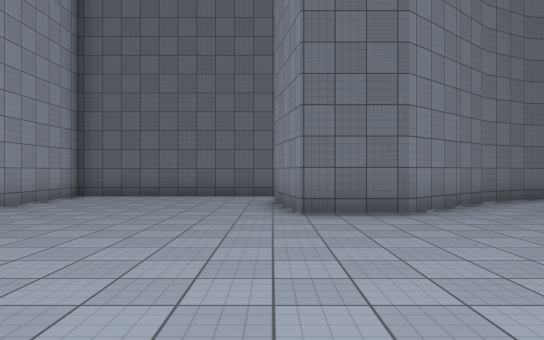
View 1 (above)

24 first-person views from a walk through a Unity game level. The camera is 1.4 m above the floor, looks level and sees 70° across. The floor is counted in squares, 2 m on a side. Each view is taken from the middle of a square. On the plan, view 1 faces up. The plan holds only what a view shows up to about 11 squares ahead; the rest is blank. The place goes on beyond the plan. The player character is not drawn. Surface patterns are stand-ins for the level's own textures.

View 2
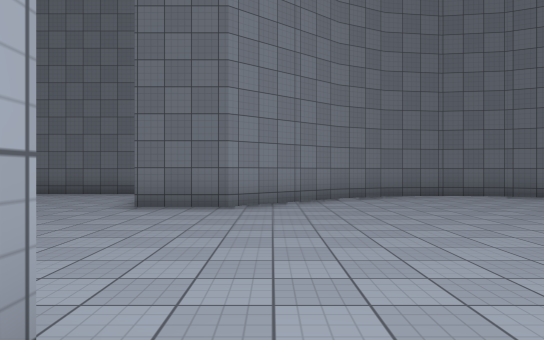

View 3
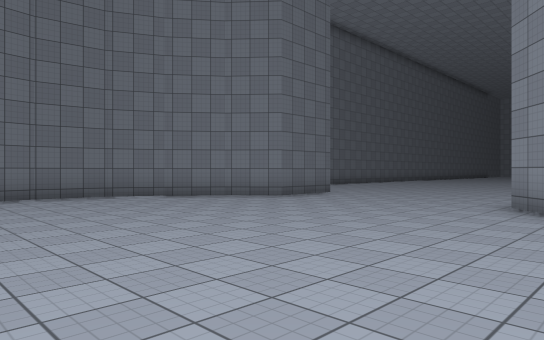

View 4
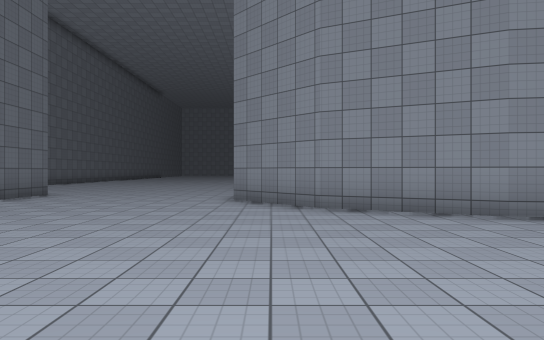

View 5
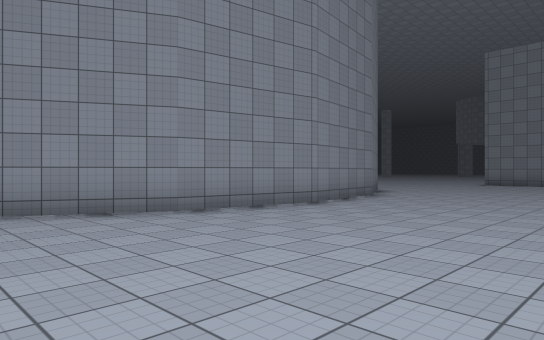

View 6
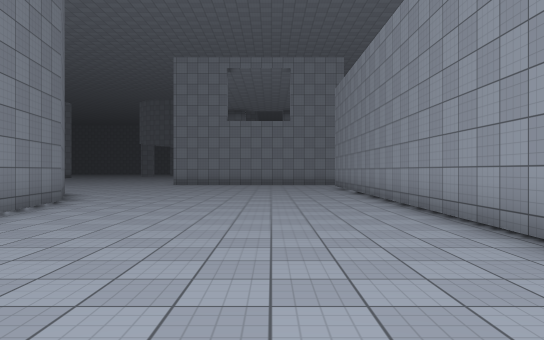

View 7
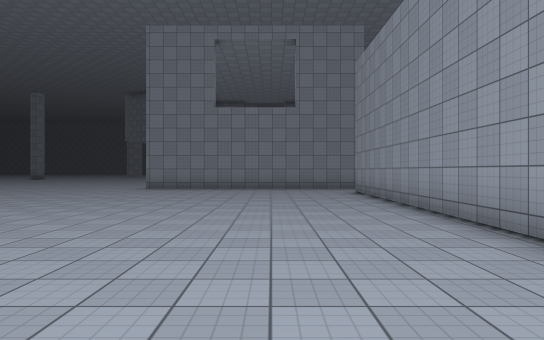

View 8
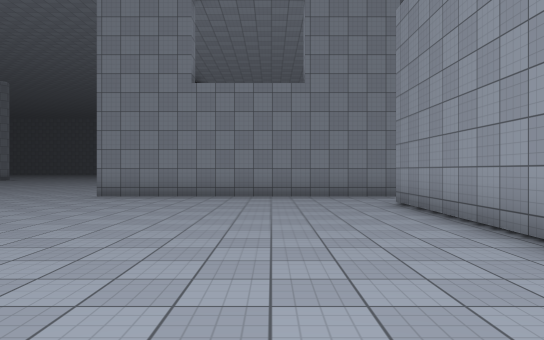

View 9
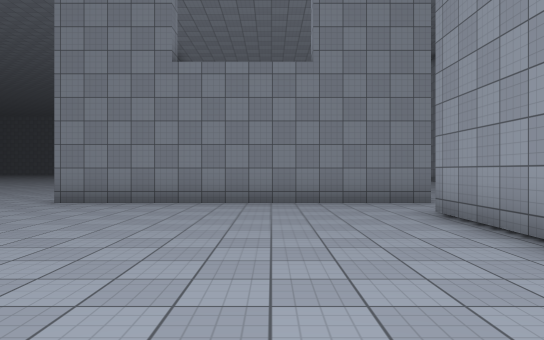

View 10
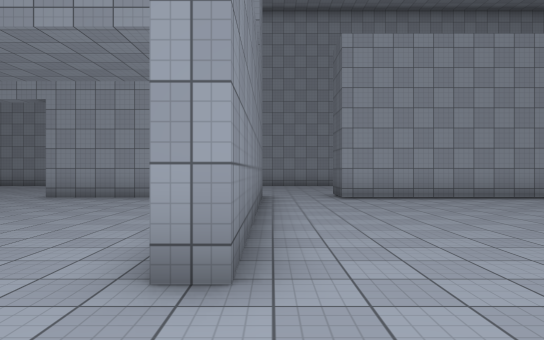

View 11
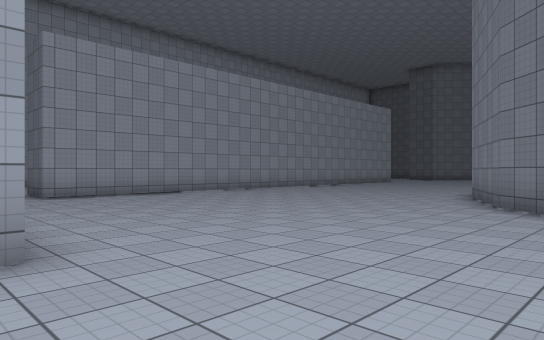

View 12
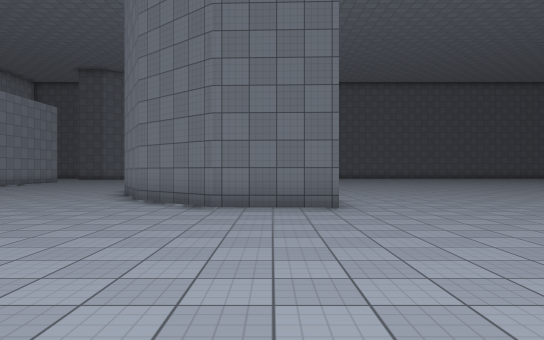

View 13
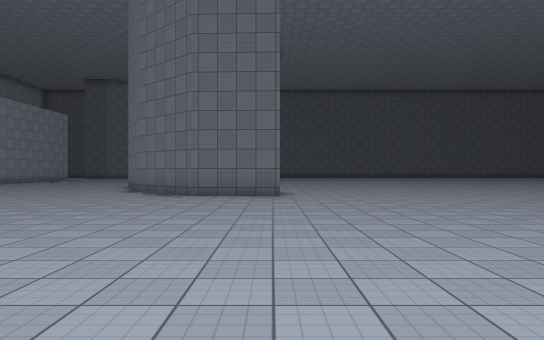

View 14
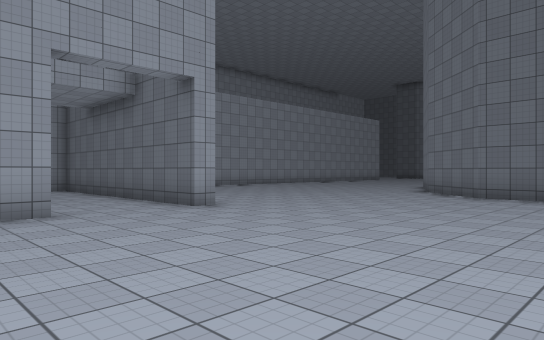

View 15
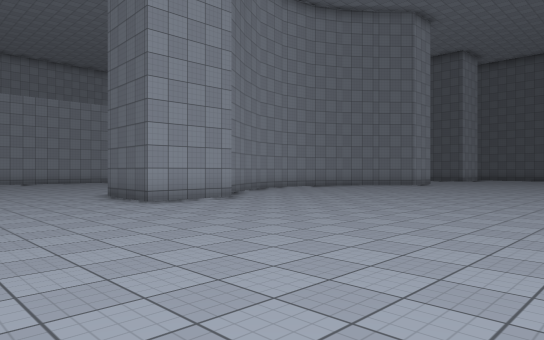

View 16
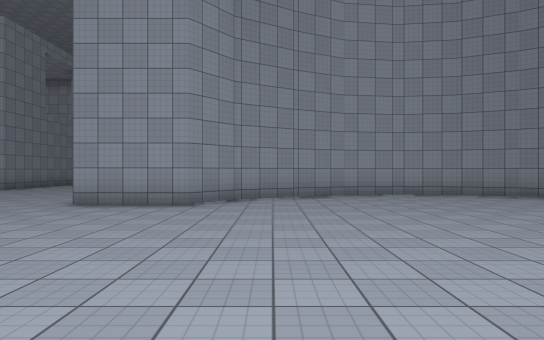

View 17
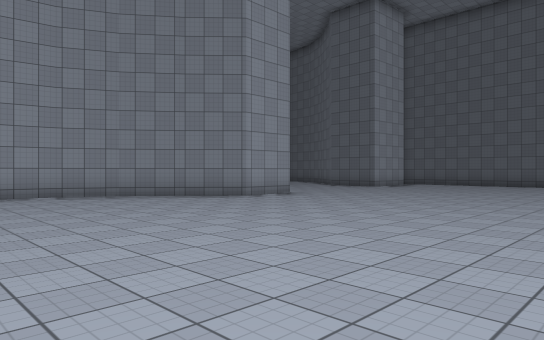

View 18
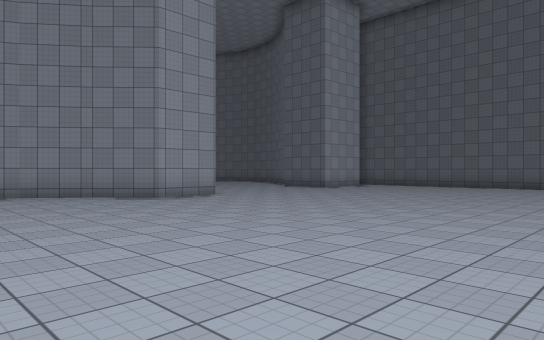

View 19
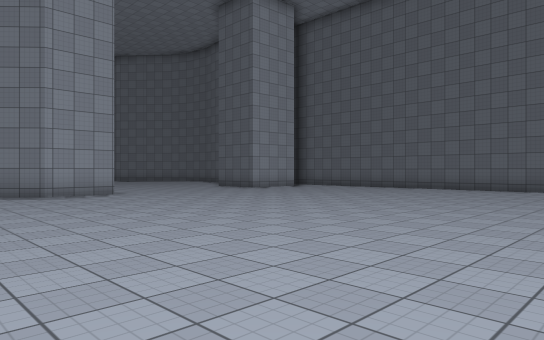

View 20
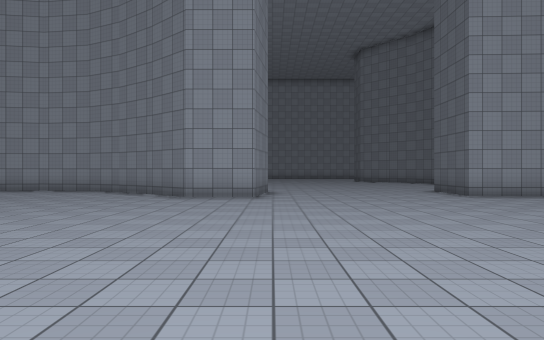

View 21
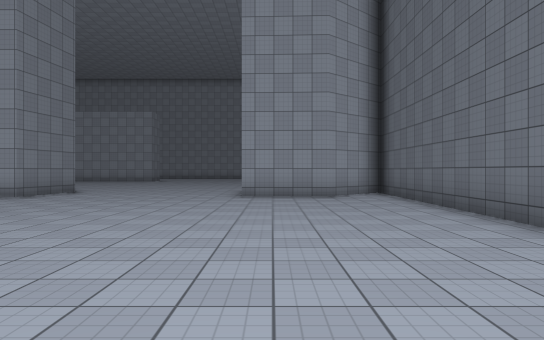

View 22
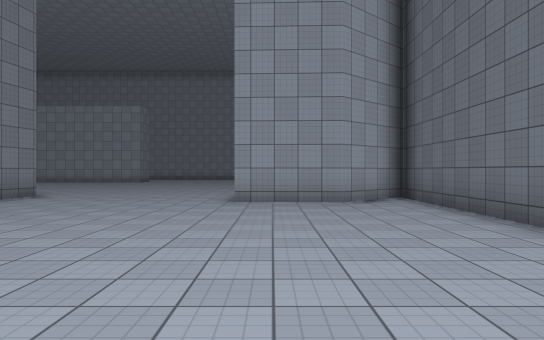

View 23
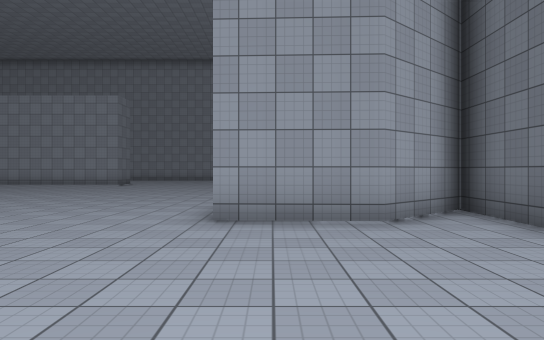

View 24
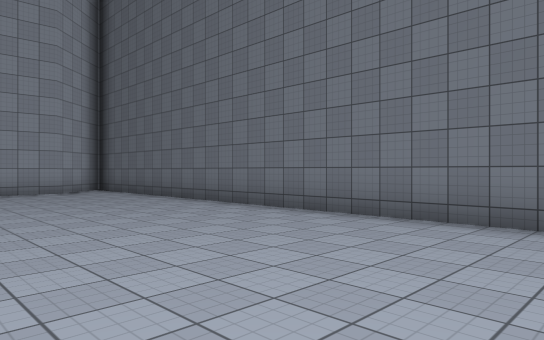

### Floor plan
Points are (right, up) in squares from view 1. A wall is a line through its corners. A room is listed if a view was taken in it or the views show most of it. See-through windows are left out.
Room 1 (views 1, 2, 3, 4, 5, 6, 7, 8, 9, 10, 11, 12, 13, 14, 15, 16, 17, 18, 19, 20, 21, 22, 23, 24)
walls: (12.2, -6.4) (12.4, -8) (13.1, -9.4); (13, -9.3) (14.1, -10.8) (15.2, -11.7) (15.2, -14) (12.9, -13.9) (11, -12.2) (9.7, -9.5) (9.2, -6.5); (13.1, -3.6) (12.4, -5) (12.2, -6.5); (9.2, -6.6) (9.7, -3.5) (11, -0.9) (12.9, 0.9) (15.2, 0.6) (15.2, -1.2) (14.1, -2.4); (14.1, -2.3) (13, -3.7); (2.4, -4.8) (2.4, -17.3) (1, -17.3); (11.6, 7.3) (10.3, 8.3); (10.4, 8.3) (9, 9) (7.4, 9.2); (9.6, -22.2) (9.6, -22.9); (1.6, -19.2) (9.6, -19.2) (9.6, -19.7); (7.5, 9.2) (5.9, 9) (4.6, 8.3); (4.7, 8.4) (2.2, 6.2) (0.5, 6.2) (0.1, 8.5); (0.1, 10.3) (-5.2, 10.3) (-5.2, 9.9); (26.1, 10.3) (13.2, 10.3) (14.8, 8.5) (14.7, 6.2) (12.6, 6.2) (11.5, 7.4)
ways out: opening at (9, -21.5)

Positions as (right, up) in squares from view 1, and headings:
1: (0, 0), facing up
2: (3, -1), facing up
3: (5, -1), facing up-right
4: (4, 0), facing right
5: (4, 0), facing down-right
6: (5, -1), facing down
7: (5, -5), facing down
8: (5, -9), facing down
9: (5, -11), facing down
10: (12, -19), facing left
11: (13, -20), facing up-left
12: (14, -21), facing up
13: (15, -24), facing up
14: (16, -24), facing up-left
15: (23, -18), facing up-left
16: (23, -10), facing left
17: (23, -8), facing up-left
18: (24, -6), facing up-left
19: (26, -4), facing up-left
20: (25, 1), facing left
21: (25, 7), facing left
22: (23, 7), facing left
23: (20, 7), facing left
24: (27, 5), facing up-left
